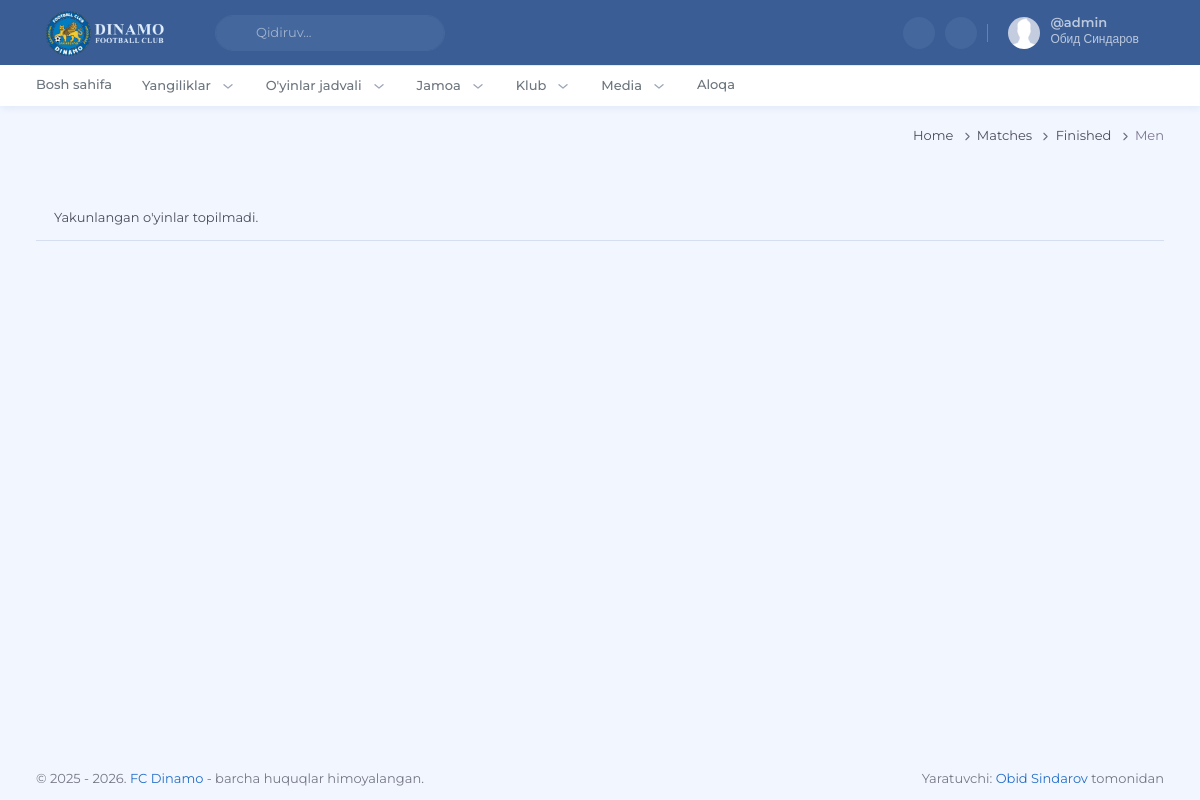
The app's page /matches/finished/men (signed in) with its own data.
### apps/users/models.py (models this page shows, shortened)
class CustomUser(AbstractUser):
    pass

### apps/matches/views.py (the view)
# urls.py: path('finished/<str:code>', views.matches_finished, name='matches_finished'),
def matches_finished(request, code):
    season = request.GET.get('season')
    seasons = Season.objects.filter(team_type__code=code).order_by('-year')
    if season:
        season = seasons.filter(year=season).first()
    else:
        season = seasons.first()
    matches_finished = utils.get_matches(season, team_type=code, finished=True, order='last', single=False)
    years = Season.objects.filter(team_type__code=code).values_list('year', flat=True).distinct().order_by('-year')
    seasons_year = [
        {
            'year': year,
            'label': year
        }
        for year in years
    ]
    paths = [
        {'title': 'home', 'url': 'home', 'args': []},
        {'title': 'matches', 'url': 'matches_finished', 'args': [code]},
        {'title': 'finished', 'url': 'matches_finished', 'args': [code]},
        {'title': code, 'url': 'matches_finished', 'args': [code]},
    ]
    context = {
        'grouped_matches': utils.group_matches_by_month(matches_finished),
        'seasons': seasons,
        'seasons_year': seasons_year,
        'current_season': season.year if season else None,
        'page_title': 'Yakunlangan o\'yinlar',
        'paths': paths,
        'men': 'active',
        'finished': 'active',
    }
    context.update(get_base_context(request))
    return render(request, 'matches/finished.html', context)

### apps/core/utils.py (called while the page is built)
def get_base_context(request):
    return {
        'current_year': datetime.now().year,
        'categorys': TeamType.objects.all().order_by('order')
    }

### apps/matches/utils.py (called while the page is built, shortened)
def get_matches(season, team_type=None, finished=None, order='last', single=True):
    if not season:
        return Match.objects.none()

### apps/matches/templates/matches/finished.html
{% extends "core/index.html" %} {% load static %} {% block title %}FC Dinamo - {{ page_title }}{% endblock title %} {% block css %} {% endblock css %}
{% block content %}
{% include "matches/components/list.html" %}
{% endblock content %} {% block js %} {% endblock js %}

### apps/core/templates/core/components/user-dropdown.html (shortened to what this page needs)
{% load static %}
{% if request.user.is_authenticated %}
<div id="user-dropdown-detailed" class="topbar-item nav-user">
    <div class="dropdown">
        <a class="topbar-link dropdown-toggle drop-arrow-none px-2" data-bs-toggle="dropdown" href="#!"
            aria-haspopup="false" aria-expanded="false">
            <img src="{% static 'images/user.jpg' %}" width="32" class="rounded-circle me-lg-2 d-flex"
                alt="user-image" />
            <div class="d-lg-flex align-items-center gap-1 d-none">
                <span>
                    <h5 class="my-0 lh-1 pro-username">@{{ request.user.username }}</h5>
                    <span class="fs-xs lh-1">{{ request.user.first_name }} {{ request.user.last_name }}</span>
                </span>
                <i class="ti ti-chevron-down align-middle"></i>
            </div>
        </a>
    </div>
</div>
{% endif %}

### records on screen
CustomUser: user.username "admin", user.first_name "Обид", user.last_name "Синдаров"

### other values on screen
{{ item.title|title }} "Home"
{{ item.title|title }} "Matches" "Finished"
{{ item.title|title }} "Men"
{{ page_title }} "Yakunlangan o'yinlar"
